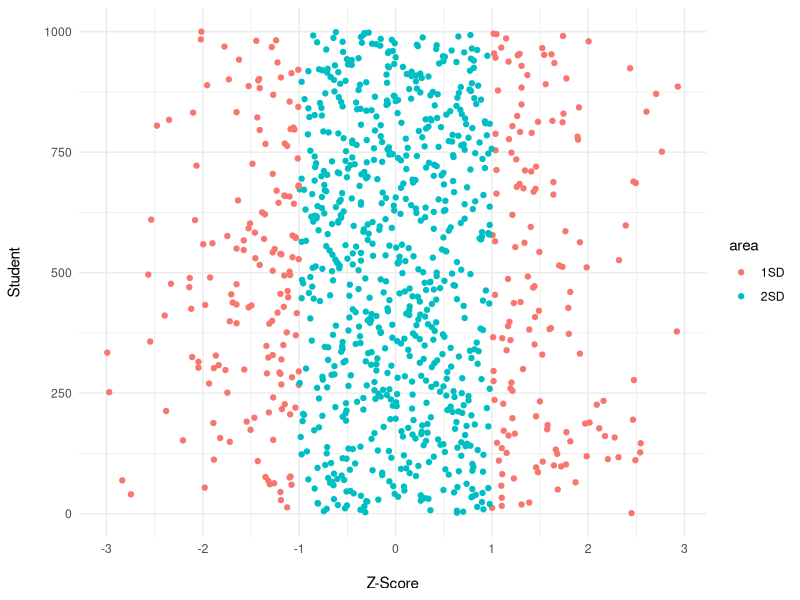
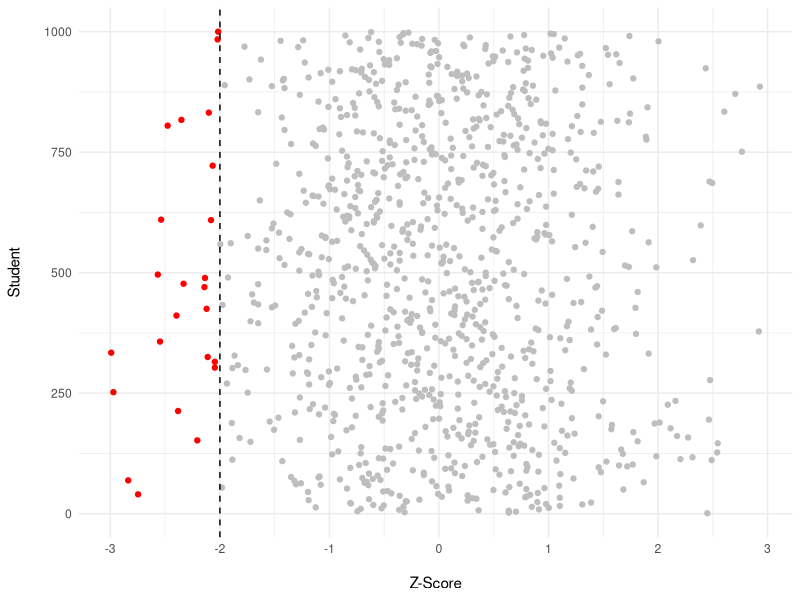
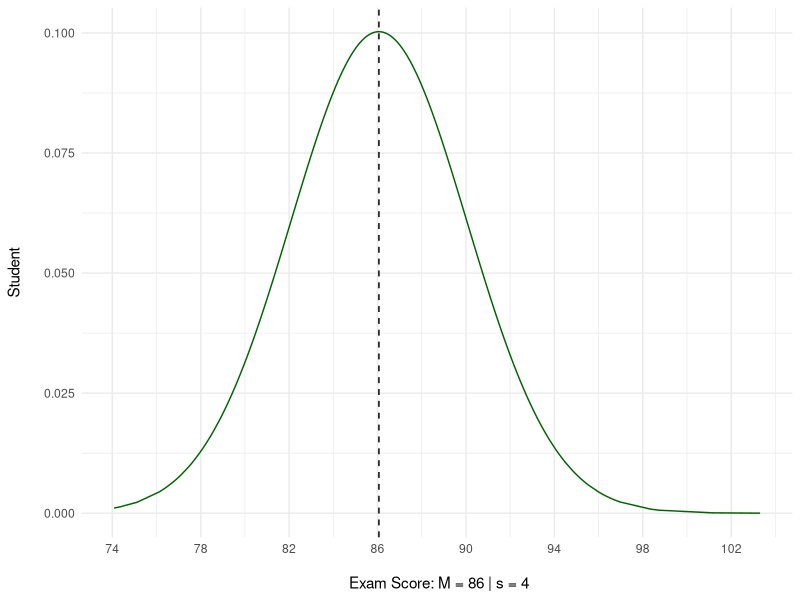
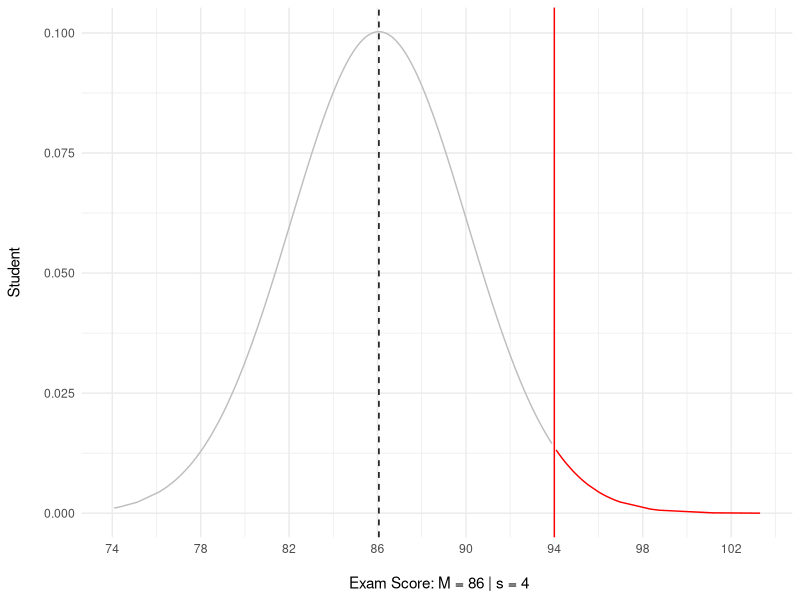
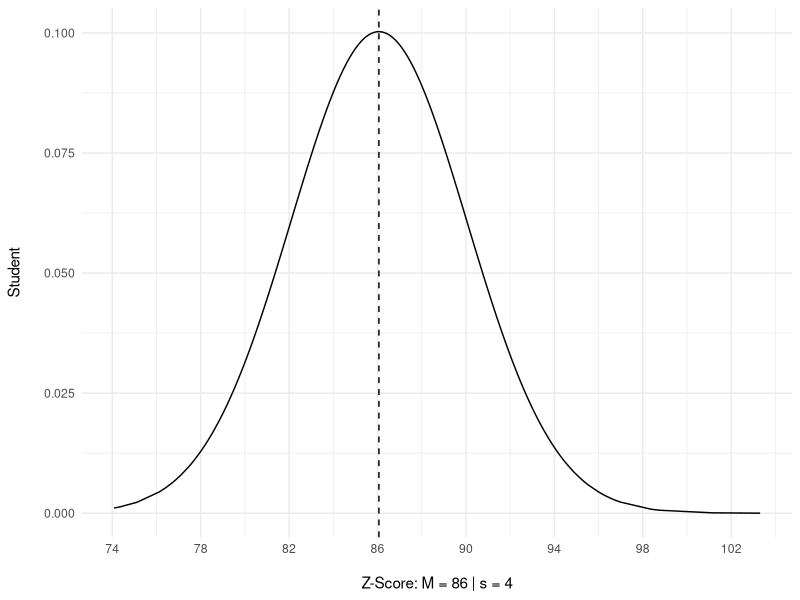
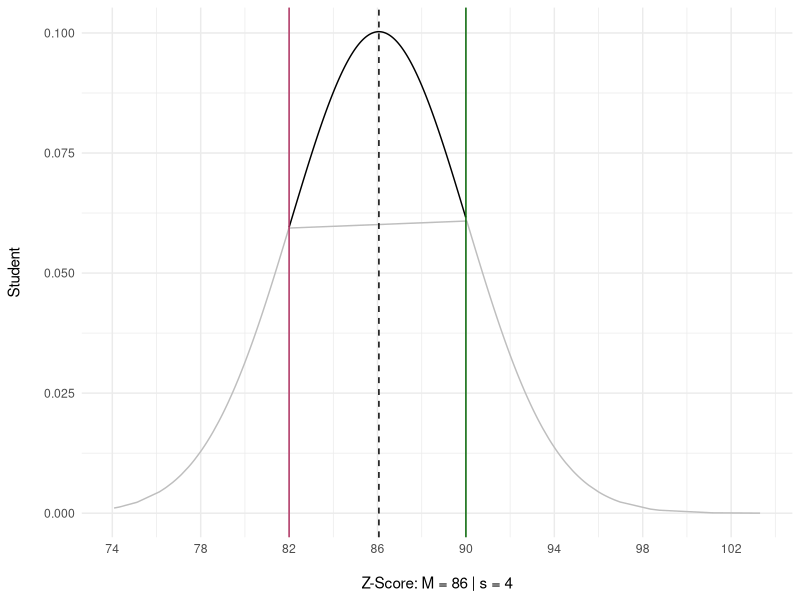
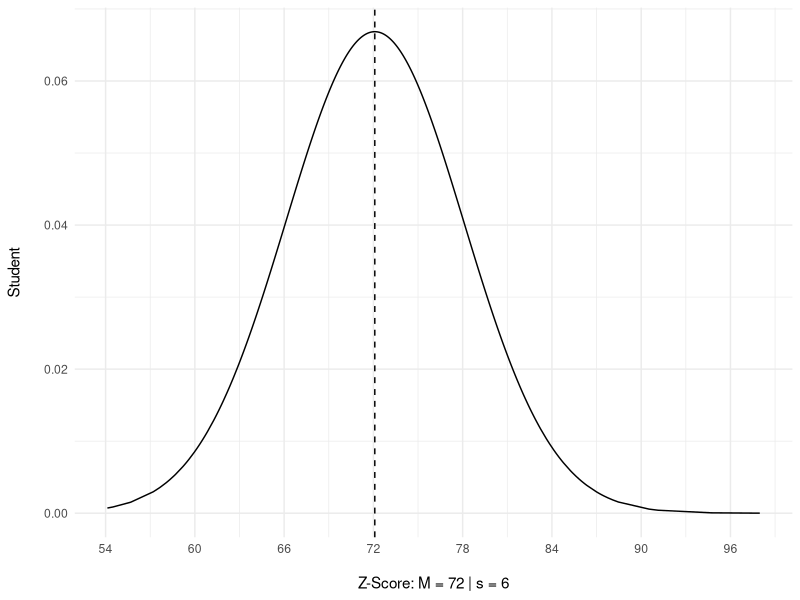
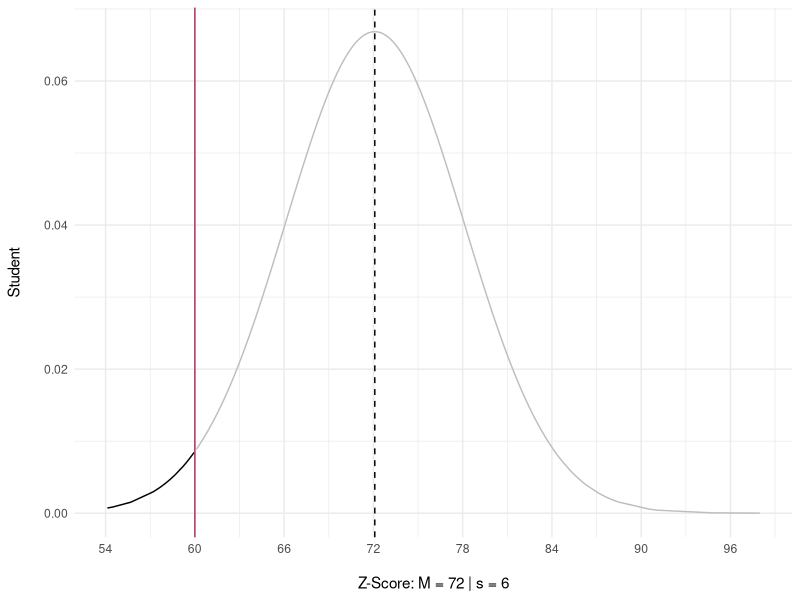

Recreate these plots in R, in order.
## ---- chunk 1
library(dplyr)
library(ggplot2)

set.seed(616)
z1 <- 
  tibble(
  student = 1:1000,
  x = rnorm(1000,75,2) |> round(2),
  z = (x-mean(x))/sd(x),
  sca = scale(x),
  norml = dnorm(x, mean(x), sd(x))
) |> 
  mutate(
  area = case_when(
    z >= 1 ~ "1SD",
    z <= -1 ~ "1SD",
    z >= 2 ~ "2SD",
    z >= -2 ~ "2SD",
    z >= 3 ~ "3SD",
    z <= -3 ~ "3SD"
    )
  )

z1 |> 
  ggplot(aes(z,student, color = area)) + 
  geom_point() + 
  theme_minimal() +
  labs(x = "\nZ-Score",
       y = "Student\n") 

## ---- chunk 2
set.seed(616)
library(dplyr)
library(ggplot2)

z1 |> 
  ggplot(aes(z,student, color = area)) + 
  geom_point(aes(color = ifelse(z <= -2,"red","grey"))) + 
  geom_vline(xintercept = -2, color = "black", lty = "dashed") +
  theme_minimal() +
  labs(x = "\nZ-Score",
       y = "Student\n") +
  scale_color_identity()

## ---- chunk 3
set.seed(200)

z2 <- tibble(
  student = 1:1000,
  x = rnorm(1000,86,4) |> round(2),
  z = (x-mean(x))/sd(x),
  sca = scale(x),
  dn = dnorm(x, mean(x), sd(x))
) 

z2 |> 
  ggplot(aes(x,dn)) + 
  geom_line(color = "darkgreen") + 
  theme_minimal() +
  labs(x = "\n Exam Score: M = 86 | s = 4",
       y = "Student\n") + 
  geom_vline(aes(xintercept = mean(x)), lty = "dashed") +
  scale_color_identity() +
  scale_x_continuous(breaks = seq(70,102, by = 4))
## ---- chunk 4

set.seed(200)

z2 |> 
  ggplot(aes(x,dn)) + 
  geom_line(aes(color = ifelse(x > 94, "red","grey"))) + 
  theme_minimal() +
  labs(x = "\n Exam Score: M = 86 | s = 4",
       y = "Student\n") + 
  geom_vline(aes(xintercept = mean(x)), lty = "dashed") +
  geom_vline(xintercept = 94, color = "red") +
  scale_color_identity() + 
  scale_x_continuous(breaks = seq(70,102, by = 4))
## ---- chunk 5

set.seed(200)
z3 <- 
  tibble(
  student = 1:1000,
  x = rnorm(1000,86,4) |> round(2),
  z = (x-mean(x))/sd(x),
  sca = scale(x),
  dn = dnorm(x, mean(x), sd(x))
) 

z3 |> 
  ggplot(aes(x,dn)) + 
  geom_line(color = "black") + 
  theme_minimal() +
  labs(x = "\nZ-Score: M = 86 | s = 4",
       y = "Student\n") + 
  geom_vline(aes(xintercept = mean(x)), lty = "dashed") +
  scale_color_identity() + 
  scale_x_continuous(breaks = seq(70,102, by = 4))
## ---- chunk 6

z3 |> 
  ggplot(aes(x,dn)) + 
  geom_line(aes(color = ifelse(between(x,82,90), "black","grey"))) + 
  theme_minimal() +
  labs(x = "\nZ-Score: M = 86 | s = 4",
       y = "Student\n") + 
  geom_vline(aes(xintercept = mean(x)), lty = "dashed") +
  geom_vline(xintercept = 82, color = "maroon") +
  geom_vline(xintercept = 90, color = "darkgreen")  +
  scale_color_identity() +
  scale_x_continuous(breaks = seq(70,102, by = 4))
## ---- chunk 7
set.seed(200)

z4 <- 
  tibble(
  student = 1:1000,
  x = rnorm(1000,72,6) |> round(2),
  z = (x-mean(x))/sd(x),
  sca = scale(x),
  dn = dnorm(x, mean(x), sd(x))
) 

z4 |> 
  ggplot(aes(x,dn)) + 
  geom_line(color = "black") + 
  theme_minimal() +
  labs(x = "\nZ-Score: M = 72 | s = 6",
       y = "Student\n") + 
  geom_vline(aes(xintercept = mean(x)), lty = "dashed") +
  scale_color_identity() +
  scale_x_continuous(breaks = seq(48, 96, by = 6))
## ---- chunk 8
z4 |> 
  ggplot(aes(x,dn)) + 
  geom_line(aes(color = ifelse(x < 60, "black","grey"))) + 
  theme_minimal() +
  labs(x = "\nZ-Score: M = 72 | s = 6",
       y = "Student\n") + 
  geom_vline(aes(xintercept = mean(x)), lty = "dashed") +
  geom_vline(xintercept = 60, color = "maroon") +
  scale_color_identity() +
  scale_x_continuous(breaks = seq(48, 96, by = 6))
